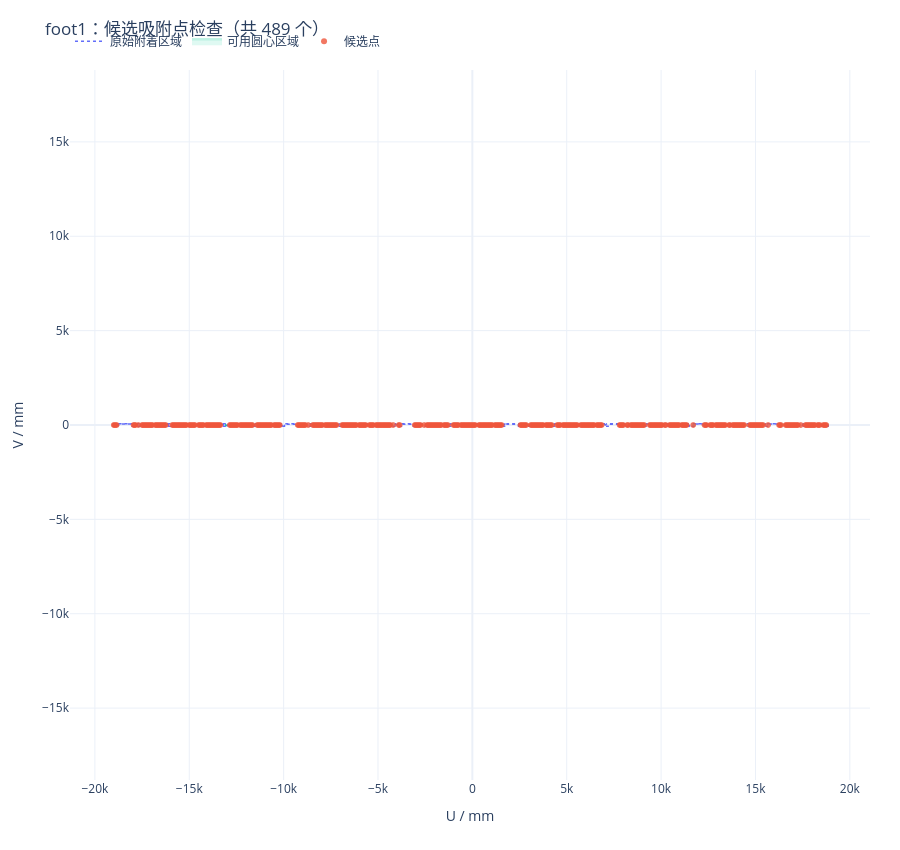
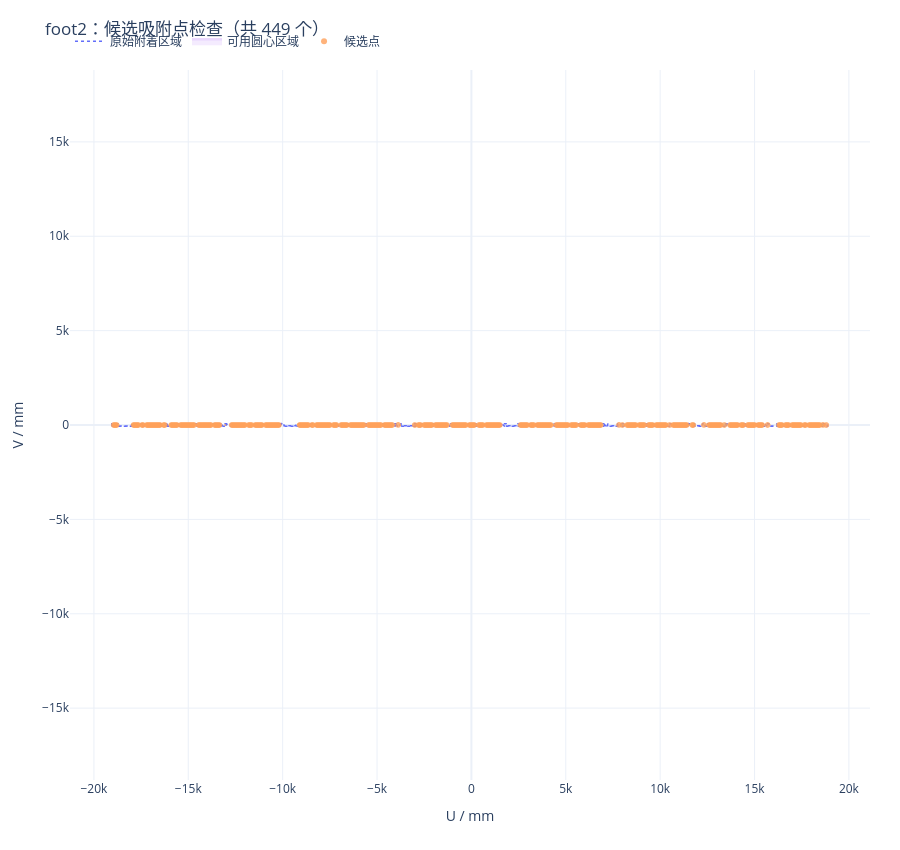

The code cell stored with these charts, in order, in its notebook:
### Code cell
# =========================================================
# 第八段：可视化二维候选点，检查后再导出
# =========================================================

import plotly.graph_objects as go


DISPLAY_SCALE = 1000.0  # m -> mm


for name in ["foot1", "foot2"]:

    if name not in candidate_sets:
        print(f"{name}没有候选点，跳过可视化")
        continue

    original_region = uv_regions[name]
    shrunk_region = shrunk_regions[name]

    candidate_uv = candidate_sets[name]["uv"]
    candidate_ids = candidate_sets[name]["candidate_id"]
    region_ids = candidate_sets[name]["region_id"]

    fig = go.Figure()

    # -----------------------------------------------------
    # 绘制原始附着区域边界
    # -----------------------------------------------------

    original_polygons = get_polygon_list(
        original_region
    )

    original_legend_added = False

    for polygon in original_polygons:

        exterior = np.asarray(
            polygon.exterior.coords
        )

        fig.add_trace(
            go.Scatter(
                x=exterior[:, 0] * DISPLAY_SCALE,
                y=exterior[:, 1] * DISPLAY_SCALE,
                mode="lines",
                name="原始附着区域",
                legendgroup="original",
                showlegend=not original_legend_added,
                line=dict(
                    width=1.5,
                    dash="dot",
                ),
                hoverinfo="skip",
            )
        )

        original_legend_added = True

        # 原始区域内部孔洞
        for interior in polygon.interiors:

            hole = np.asarray(
                interior.coords
            )

            fig.add_trace(
                go.Scatter(
                    x=hole[:, 0] * DISPLAY_SCALE,
                    y=hole[:, 1] * DISPLAY_SCALE,
                    mode="lines",
                    legendgroup="original",
                    showlegend=False,
                    line=dict(
                        width=1.5,
                        dash="dot",
                    ),
                    hoverinfo="skip",
                )
            )

    # -----------------------------------------------------
    # 绘制收缩后的可用区域
    # -----------------------------------------------------

    shrunk_polygons = get_polygon_list(
        shrunk_region
    )

    shrunk_legend_added = False

    for polygon in shrunk_polygons:

        exterior = np.asarray(
            polygon.exterior.coords
        )

        fig.add_trace(
            go.Scatter(
                x=exterior[:, 0] * DISPLAY_SCALE,
                y=exterior[:, 1] * DISPLAY_SCALE,
                mode="lines",
                name="可用圆心区域",
                legendgroup="shrunk",
                showlegend=not shrunk_legend_added,
                line=dict(
                    width=2.5,
                ),
                fill="toself",
                opacity=0.25,
                hoverinfo="skip",
            )
        )

        shrunk_legend_added = True

        # 收缩区域内部孔洞
        for interior in polygon.interiors:

            hole = np.asarray(
                interior.coords
            )

            fig.add_trace(
                go.Scatter(
                    x=hole[:, 0] * DISPLAY_SCALE,
                    y=hole[:, 1] * DISPLAY_SCALE,
                    mode="lines",
                    legendgroup="shrunk",
                    showlegend=False,
                    line=dict(
                        width=2,
                        dash="dash",
                    ),
                    hoverinfo="skip",
                )
            )

    # -----------------------------------------------------
    # 绘制候选点
    # -----------------------------------------------------

    custom_data = np.column_stack(
        (
            candidate_ids,
            region_ids,
            candidate_uv[:, 0] * DISPLAY_SCALE,
            candidate_uv[:, 1] * DISPLAY_SCALE,
        )
    )

    fig.add_trace(
        go.Scattergl(
            x=candidate_uv[:, 0] * DISPLAY_SCALE,
            y=candidate_uv[:, 1] * DISPLAY_SCALE,
            mode="markers",
            name="候选点",
            customdata=custom_data,
            marker=dict(
                size=6,
                opacity=0.8,
            ),
            hovertemplate=(
                "候选点编号：%{customdata[0]:.0f}<br>"
                "区域编号：%{customdata[1]:.0f}<br>"
                "U：%{customdata[2]:.3f} mm<br>"
                "V：%{customdata[3]:.3f} mm"
                "<extra></extra>"
            ),
        )
    )

    # -----------------------------------------------------
    # 图形设置
    # -----------------------------------------------------

    fig.update_layout(
        title=(
            f"{name}：候选吸附点检查"
            f"（共 {len(candidate_uv)} 个）"
        ),
        xaxis_title="U / mm",
        yaxis_title="V / mm",
        template="plotly_white",
        dragmode="pan",
        hovermode="closest",
        height=850,
        margin=dict(
            l=70,
            r=30,
            t=70,
            b=70,
        ),
        legend=dict(
            orientation="h",
            yanchor="bottom",
            y=1.02,
            xanchor="left",
            x=0,
        ),
    )

    # 保持U、V方向真实比例
    fig.update_yaxes(
        scaleanchor="x",
        scaleratio=1,
        showgrid=True,
        zeroline=True,
    )

    fig.update_xaxes(
        showgrid=True,
        zeroline=True,
    )

    # -----------------------------------------------------
    # 保存交互HTML
    # -----------------------------------------------------

    output_path = Path(
        f"{name}_candidate_points_check.html"
    )

    fig.write_html(
        output_path,
        include_plotlyjs=True,
        full_html=True,
        config={
            "scrollZoom": True,
            "displaylogo": False,
            "responsive": True,
        },
    )

    print(
        f"{name}候选点检查图已保存：",
        output_path.resolve(),
    )

    fig.show(
        config={
            "scrollZoom": True,
            "displaylogo": False,
            "responsive": True,
        }
    )
